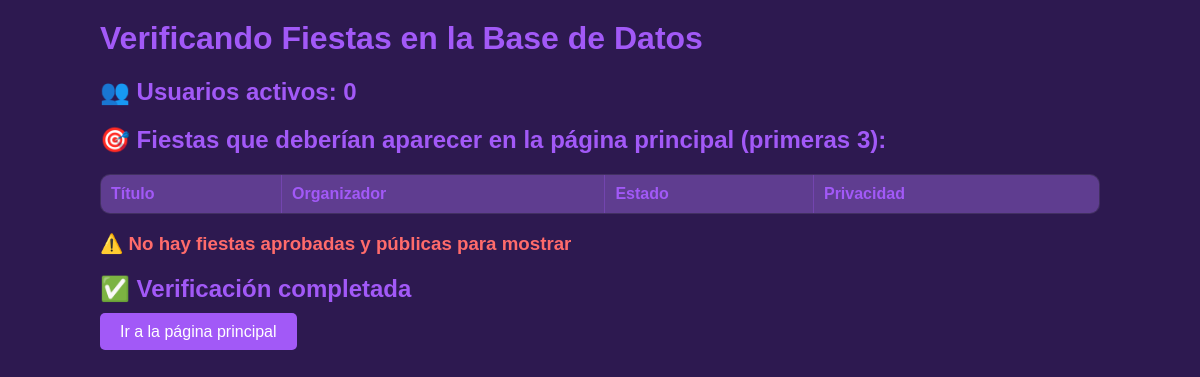
Before: /verificar_fiestas.php with the older database file.
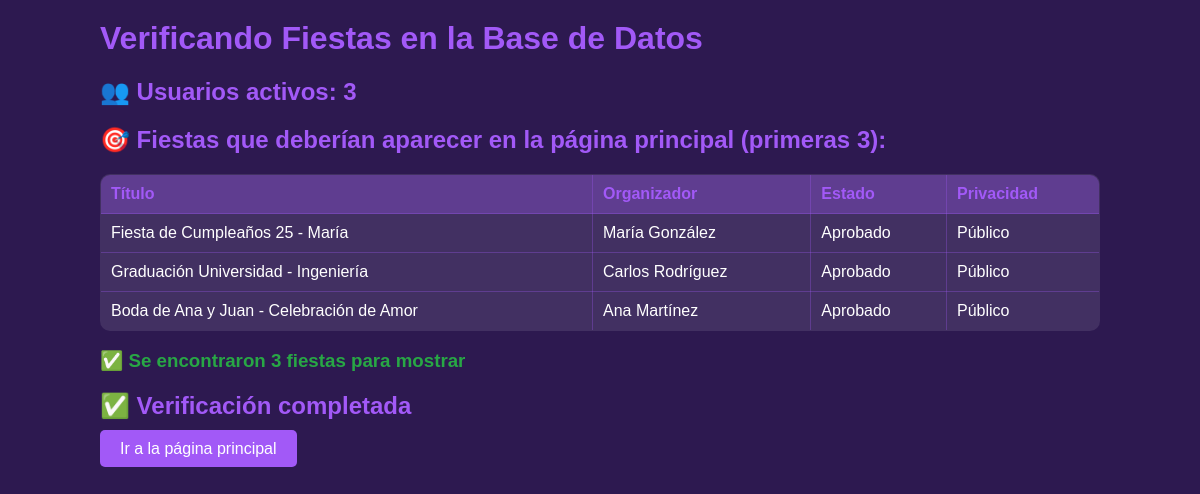
After: the same page with the newer database file.
### tables this page shows
CREATE TABLE IF NOT EXISTS solicitudes_eventos (
        id INT AUTO_INCREMENT PRIMARY KEY,
        usuario_id INT NOT NULL,
        titulo VARCHAR(200) NOT NULL,
        categoria_id INT NOT NULL,
        descripcion TEXT NOT NULL,
        ubicacion VARCHAR(255) NOT NULL,
        fecha_evento DATE NOT NULL,
        hora_evento TIME NOT NULL,
        capacidad INT,
        presupuesto DECIMAL(10,2),
        privacidad ENUM('Público', 'Privado', 'Solo invitados') DEFAULT 'Público',
        contacto VARCHAR(255),
        estado ENUM('Pendiente', 'En revisión', 'Aprobado', 'Rechazado', 'Cancelado') DEFAULT 'Pendiente',
        fecha_creacion TIMESTAMP DEFAULT CURRENT_TIMESTAMP,
        fecha_actualizacion TIMESTAMP DEFAULT CURRENT_TIMESTAMP ON UPDATE CURRENT_TIMESTAMP,
        
        FOREIGN KEY (usuario_id) REFERENCES usuarios(id) ON DELETE CASCADE,
        FOREIGN KEY (categoria_id) REFERENCES categorias_eventos(id) ON DELETE RESTRICT,
        
        INDEX idx_usuario (usuario_id),
        INDEX idx_categoria (categoria_id),
        INDEX idx_fecha_evento (fecha_evento),
        INDEX idx_estado (estado),
        INDEX idx_fecha_creacion (fecha_creacion)
    );

CREATE TABLE IF NOT EXISTS usuarios (
    id INT AUTO_INCREMENT PRIMARY KEY,
    nombre VARCHAR(100) NOT NULL,
    usuario VARCHAR(50) NOT NULL UNIQUE,
    email VARCHAR(100) NOT NULL UNIQUE,
    contrasena VARCHAR(255) NOT NULL,
        fecha_registro TIMESTAMP DEFAULT CURRENT_TIMESTAMP,
        ultimo_acceso TIMESTAMP NULL,
        activo BOOLEAN DEFAULT TRUE,
        INDEX idx_usuario (usuario),
        INDEX idx_email (email)
    );

### verificar_fiestas.php (the view, shortened to what this page needs)
<?php
echo "<h1>Verificando Fiestas en la Base de Datos</h1>";
try {
    $conn = obtenerConexion();
    $result = $conn->query('SELECT COUNT(*) as total FROM usuarios WHERE activo = TRUE');
    $usuarios_count = $result->fetch_assoc()['total'];
    echo "<h2>👥 Usuarios activos: {$usuarios_count}</h2>";
    $result = $conn->query('
        SELECT
            se.titulo,
            se.estado,
            se.privacidad,
            u.nombre as organizador
        FROM solicitudes_eventos se
        JOIN usuarios u ON se.usuario_id = u.id
        WHERE se.estado = "Aprobado" AND se.privacidad = "Público"
        ORDER BY se.fecha_evento ASC
        LIMIT 3
    ');
    echo "<h2>🎯 Fiestas que deberían aparecer en la página principal (primeras 3):</h2>";
    echo "<table border='1' style='border-collapse: collapse; width: 100%;'>";
    echo "<tr><th>Título</th><th>Organizador</th><th>Estado</th><th>Privacidad</th></tr>";
    $count = 0;
    while ($row = $result->fetch_assoc()) {
        $count++;
        echo "<tr>";
        echo "<td>" . htmlspecialchars($row['titulo']) . "</td>";
        echo "<td>" . htmlspecialchars($row['organizador']) . "</td>";
        echo "<td>" . htmlspecialchars($row['estado']) . "</td>";
        echo "<td>" . htmlspecialchars($row['privacidad']) . "</td>";
        echo "</tr>";
    }
    echo "</table>";
    if ($count == 0) {
        echo "<h3 style='color: #ff6b6b;'>⚠️ No hay fiestas aprobadas y públicas para mostrar</h3>";
    } else {
        echo "<h3 style='color: #28a745;'>✅ Se encontraron {$count} fiestas para mostrar</h3>";
    }
    echo "<h2>✅ Verificación completada</h2>";
    echo "<p><a href='index.php' style='background: #a259f7; color: white; padding: 10px 20px; text-decoration: none; border-radius: 5px;'>Ir a la página principal</a></p>";
} catch (Exception $e) {
    echo "<h2>❌ Error:</h2>";
    echo "<p>" . $e->getMessage() . "</p>";
}
?>

Changed rows visible on the page:
added solicitudes_eventos: titulo "Fiesta de Cumpleaños 25 - María", usuario.nombre "María González", estado "Aprobado", privacidad "Público"
added solicitudes_eventos: titulo "Graduación Universidad - Ingeniería", usuario.nombre "Carlos Rodríguez", estado "Aprobado", privacidad "Público"
added solicitudes_eventos: titulo "Boda de Ana y Juan - Celebración de Amor", usuario.nombre "Ana Martínez", estado "Aprobado", privacidad "Público"
Other visible differences:
$usuarios_count: "0" → "3"
$count: (not shown) → "3"
text no longer shown: "⚠️ No hay fiestas aprobadas y públicas para mostrar"
text now shown: "✅ Se encontraron fiestas para mostrar"
